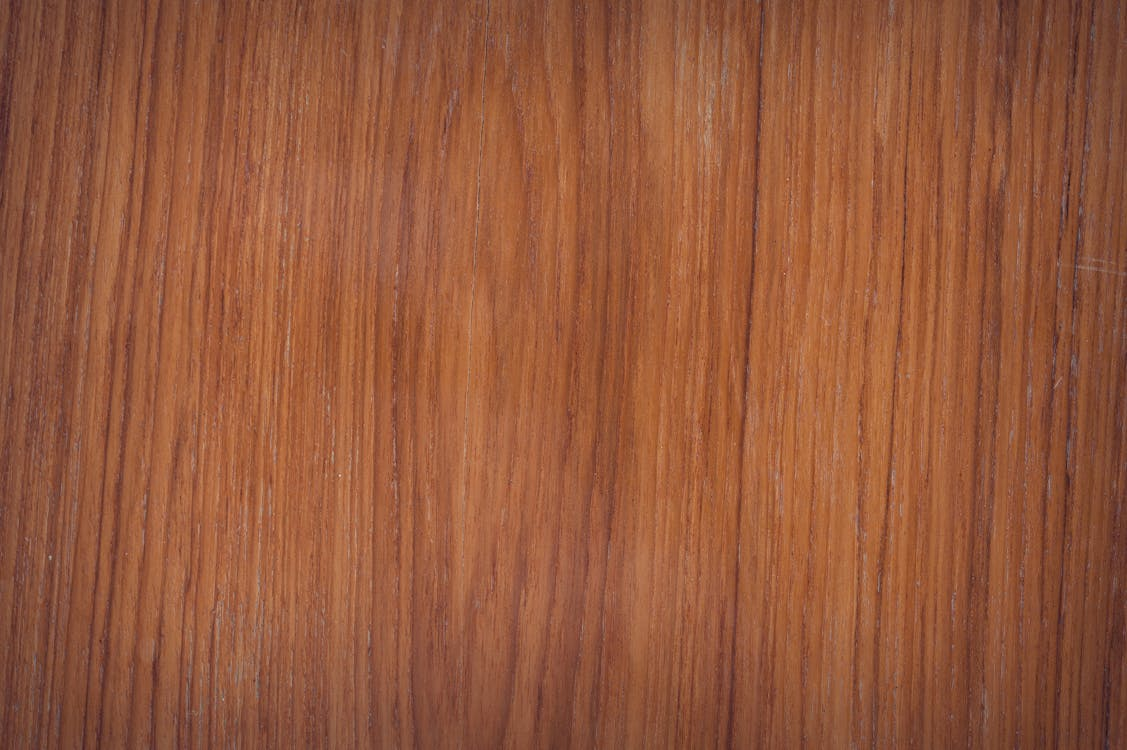
//> input picture Images/Test/madera_nueva_2.jpeg, 1127 x 750 px
$ ./main   (built with g++ and OpenCV 4)
//> lines starting //> are read from the running program, lines starting //| are printed output that depends on the picture
//> further down, newImage is the input picture: 750 rows x 1127 cols, CV_8UC3; mean B, G, R 59.7, 88.7, 149.2
#include <opencv2/opencv.hpp>
#include <vector>
#include <cmath>
#include <map>
#include <string>
#include <limits>
#include <iostream>
#include <opencv2/ml.hpp>

using namespace cv;

using namespace std;

cv::Mat calculateLBP(const cv::Mat& src) {
    cv::Mat lbp_image;
    src.convertTo(lbp_image, CV_32F);

    for (int i = 1; i < src.rows - 1; i++) {
        for (int j = 1; j < src.cols - 1; j++) {
            uchar center = src.at<uchar>(i, j);
            unsigned char code = 0;
            code |= (src.at<uchar>(i - 1, j - 1) > center) << 7;
            code |= (src.at<uchar>(i - 1, j) > center) << 6;
            code |= (src.at<uchar>(i - 1, j + 1) > center) << 5;
            code |= (src.at<uchar>(i, j + 1) > center) << 4;
            code |= (src.at<uchar>(i + 1, j + 1) > center) << 3;
            code |= (src.at<uchar>(i + 1, j) > center) << 2;
            code |= (src.at<uchar>(i + 1, j - 1) > center) << 1;
            code |= (src.at<uchar>(i, j - 1) > center) << 0;
            lbp_image.at<float>(i, j) = code;
        }
    }

    return lbp_image;
}


cv::Mat calculateLBPHistogram(const cv::Mat& lbp_image) {
    int histSize = 256; // LBP produces 256 possible values
    float range[] = {0, 256}; // Range of LBP values
    const float* histRange = {range};

    cv::Mat hist;
    cv::calcHist(&lbp_image, 1, 0, cv::Mat(), hist, 1, &histSize, &histRange, true, false);
    cv::normalize(hist, hist, 0, 1, cv::NORM_MINMAX, -1, cv::Mat());

    return hist;
}


int predictImage(const cv::Mat& image, cv::Ptr<cv::ml::SVM> svm) {
    cv::Mat lab_image;
    //cv::resize(image, image, cv::Size(256,256));
    cv::cvtColor(image, lab_image, cv::COLOR_BGR2Lab);
//> lab_image: 750 rows x 1127 cols, CV_8UC3; mean of channels 0, 1, 2 112.1, 150, 155.1

    std::vector<cv::Mat> lab_planes;
    cv::split(lab_image, lab_planes);
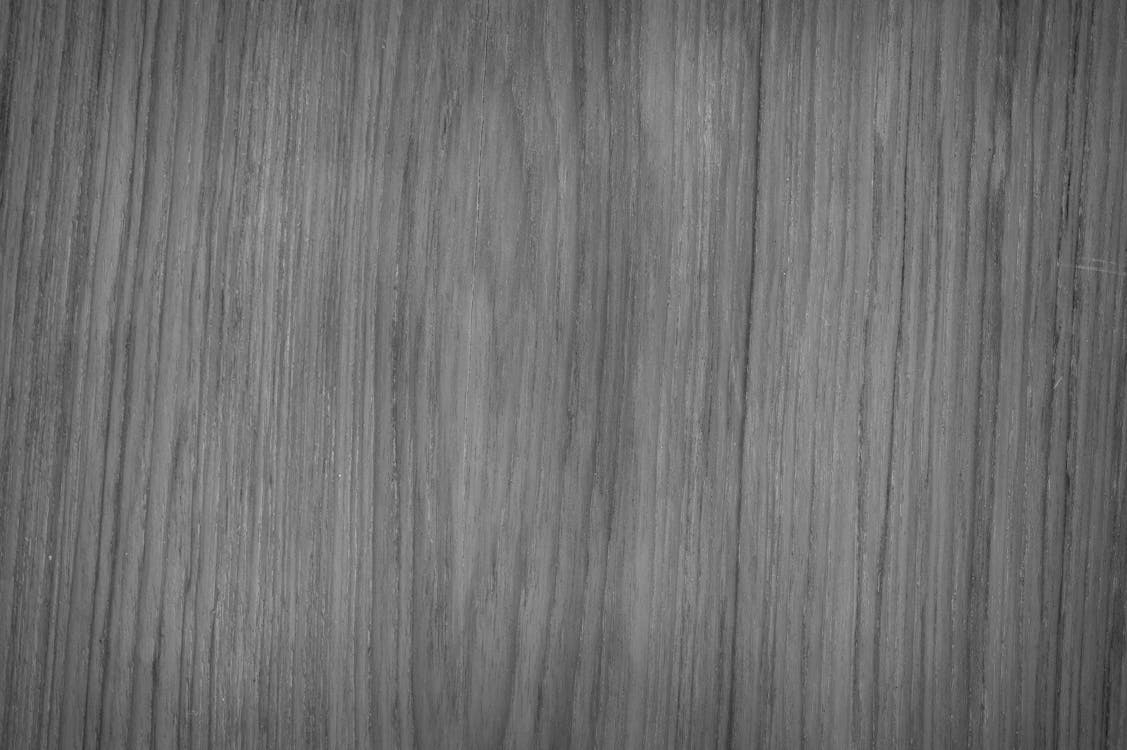
//> lab_planes[0]: 750 rows x 1127 cols, CV_8UC1; min 23, max 210, mean 112.1
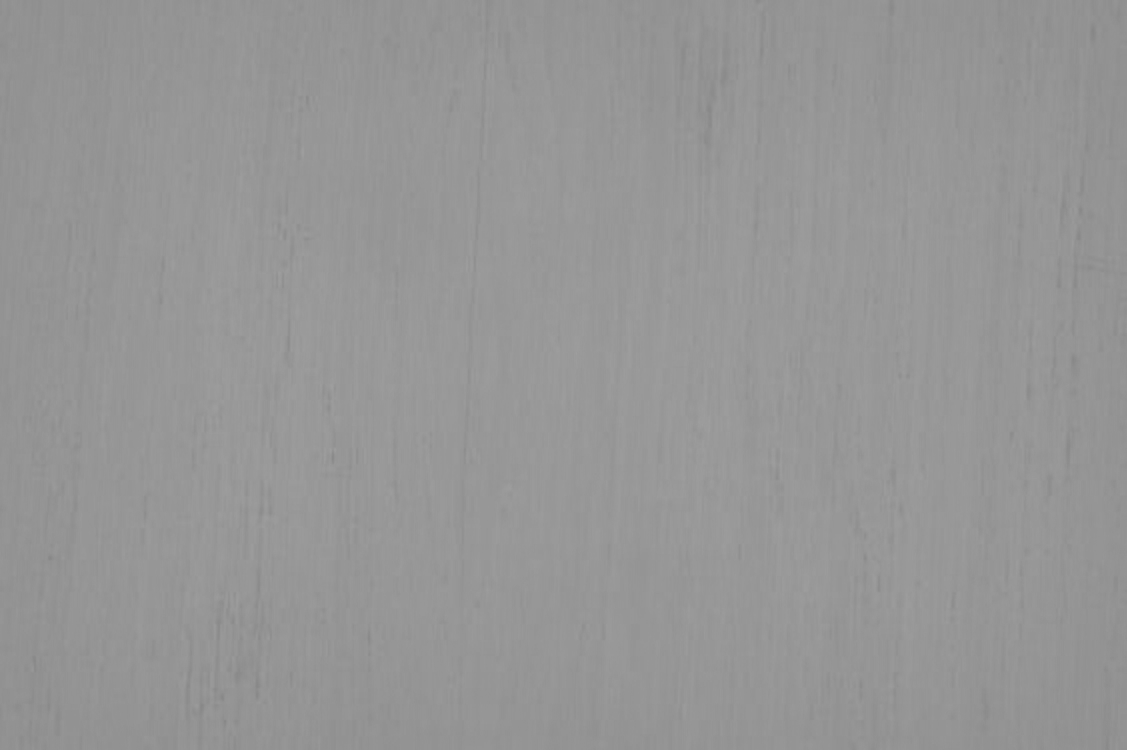
//> lab_planes[1]: 750 rows x 1127 cols, CV_8UC1; min 135, max 158, mean 150

    cv::Mat lbp_image = calculateLBP(lab_planes[0]);
//> after the loop in calculateLBP, `for (int i = 1; i < src.rows - 1; i++)`:
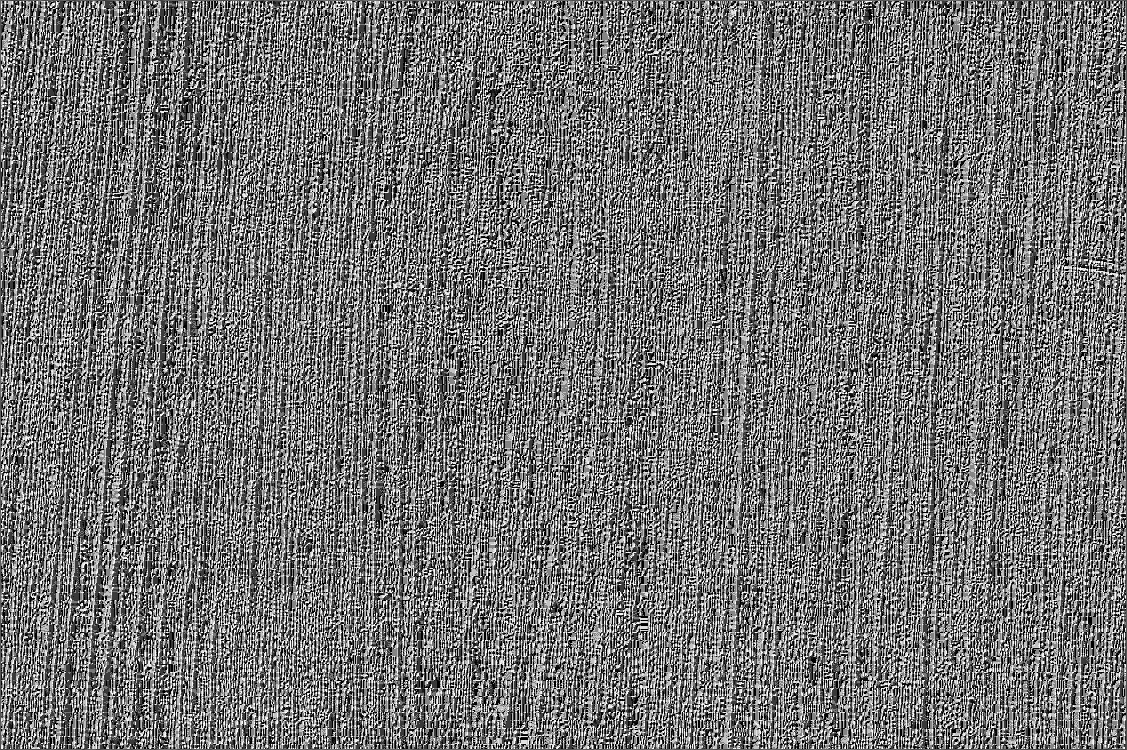
//> lbp_image: 750 rows x 1127 cols, CV_32FC1; min 0, max 255, mean 115.1
    cv::Mat hist = calculateLBPHistogram(lbp_image);
//> in calculateLBPHistogram, `cv::calcHist(&lbp_image, 1, 0, cv::Mat(), hist, 1, &histSize, &histRan..`: hist = 256 values, max 69853 at index 0, min 5 at index 170, mean 3301.8
//> in calculateLBPHistogram, `cv::normalize(hist, hist, 0, 1, cv::NORM_MINMAX, -1, cv::Mat());`: hist = 256 values, max 1 at index 0, min 0 at index 170, mean 0.0472

    hist = hist.reshape(1, 1);
    int response = svm->predict(hist);
//> response = 1

    return response;
}

int main() {
    // Cargar el modelo SVM
    cv::Ptr<cv::ml::SVM> svm = cv::ml::SVM::load("svm_model.xml");

    // Cargar nueva imagen
    //cv::Mat newImage = cv::imread("./Images/roca_nueva.jpg", cv::IMREAD_UNCHANGED);
    Mat newImage = cv::imread("./Images/Test/madera_nueva_2.jpeg", cv::IMREAD_UNCHANGED);
    //Mat newImage = imread("./Images/Test/roca_nueva.jpg", IMREAD_UNCHANGED);
    // Predecir la categoría de la nueva imagen
    int category = predictImage(newImage, svm);
//> category = 1
    string categoria;
    if (category == 0){
       categoria = "Roca";
    } else {
        categoria = "Madera";
    }

    cout << "La imagen pertenece a la categoría: " << categoria << endl;

    return 0;
}

$ run again, with Images/Test/madera_nueva.jpg copied over Images/Test/madera_nueva_2.jpeg
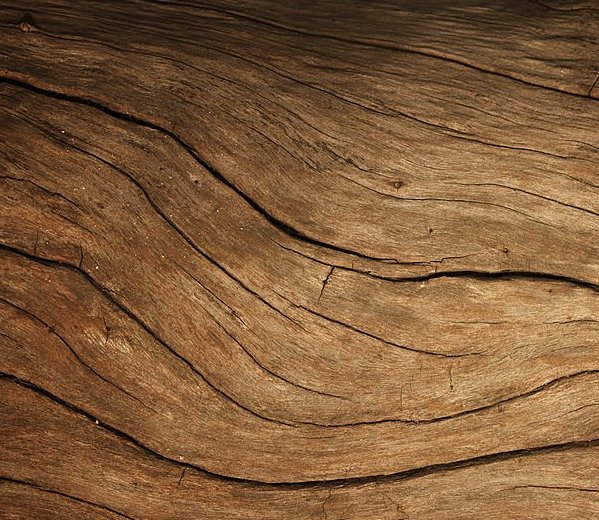
//> input picture Images/Test/madera_nueva.jpg, 599 x 520 px
//> newImage is the input picture: 520 rows x 599 cols, CV_8UC3; mean B, G, R 57.1, 90.9, 127.9
//> lab_image: 520 rows x 599 cols, CV_8UC3; mean of channels 0, 1, 2 105.2, 139.1, 153
//> in predictImage, `cv::split(lab_image, lab_planes);`:
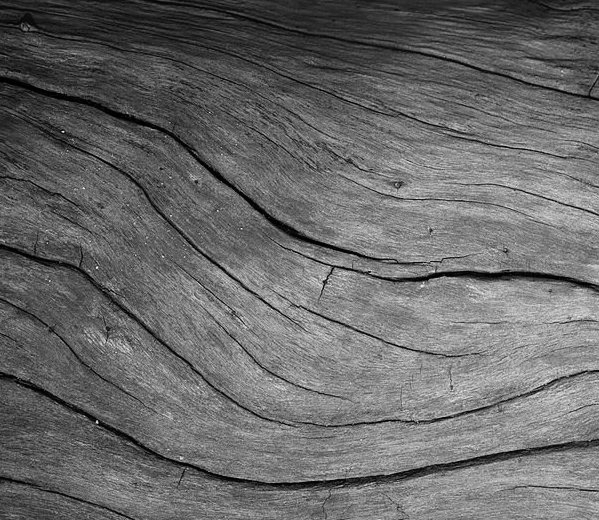
//> lab_planes[0]: 520 rows x 599 cols, CV_8UC1; min 0, max 247, mean 105.2
//> after the loop in calculateLBP, `for (int i = 1; i < src.rows - 1; i++)`:
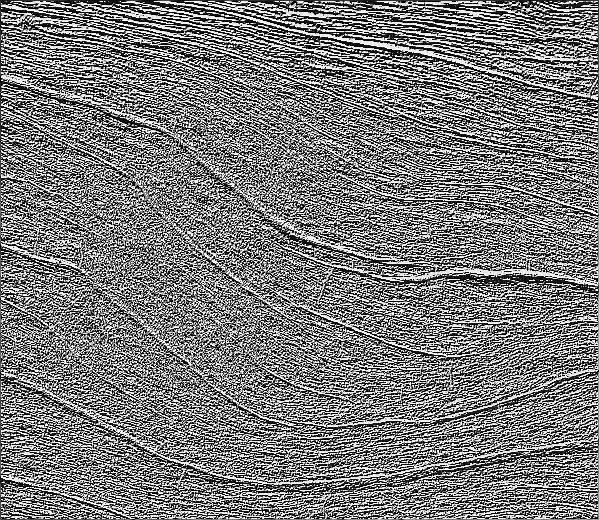
//> lbp_image: 520 rows x 599 cols, CV_32FC1; min 0, max 255, mean 122.8
//> in calculateLBPHistogram, `cv::calcHist(&lbp_image, 1, 0, cv::Mat(), hist, 1, &histSize, &histRan..`: hist = 256 values, max 27450 at index 0, min 60 at index 170, mean 1216.7
//> in calculateLBPHistogram, `cv::normalize(hist, hist, 0, 1, cv::NORM_MINMAX, -1, cv::Mat());`: hist = 256 values, max 1 at index 0, min 0 at index 170, mean 0.0422
//> response = 0
